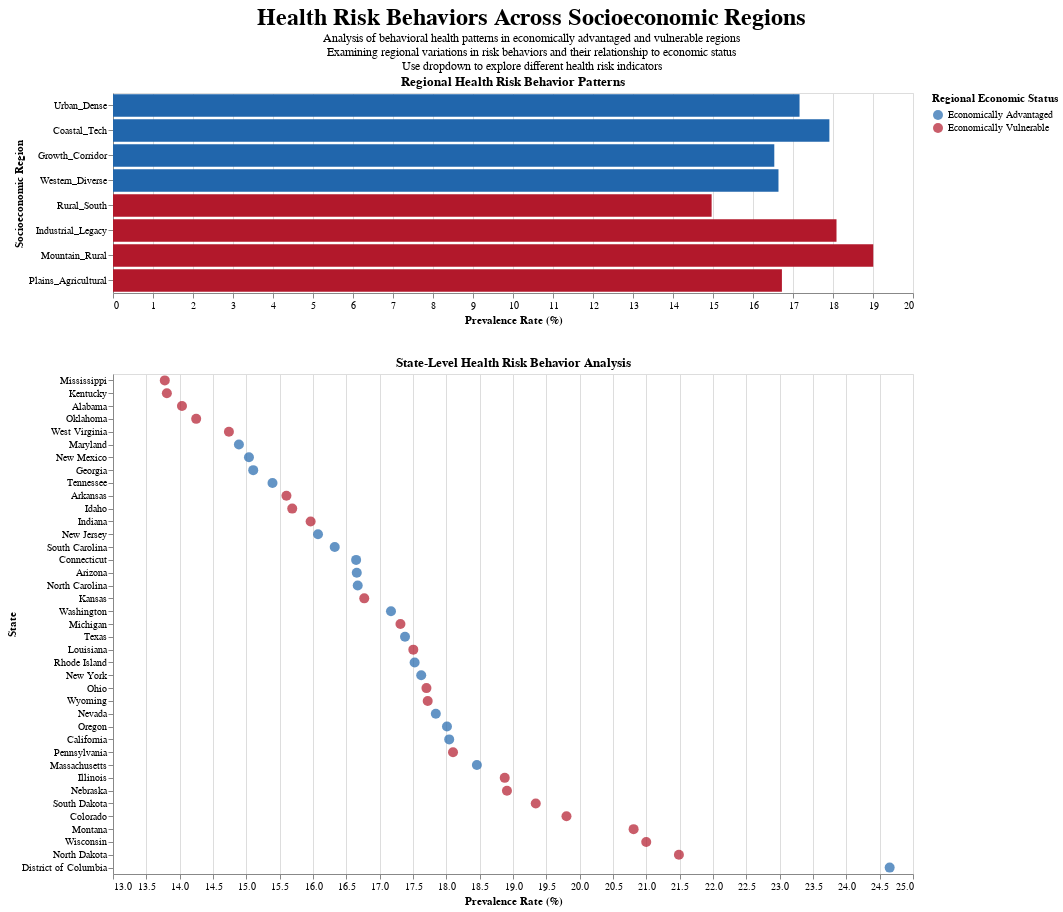

Notebook code cell kept with this figure:
### Markdown cell above
### Health Risk Behaviors analysis by social determinants of health
This grouping considers social determinants of health and analyzes health risk behaviors

### Code cell
import altair as alt
import pandas as pd
import numpy as np
from vega_datasets import data
from typing import Dict, List, Tuple

def create_health_behaviors_analysis(
    df: pd.DataFrame,
    health_risk_behaviors: Dict[str, str]
) -> alt.Chart:
    """
    Creates an interactive visualization of health risk behavior patterns
    across different socioeconomic regions, highlighting behavioral health
    disparities and their relationship to regional economic characteristics.
    """
    socioeconomic_regions = {
        'Urban_Dense': ['NY', 'NJ', 'MA', 'CT', 'RI', 'MD', 'DC'],     # High income, education
        'Industrial_Legacy': ['PA', 'OH', 'MI', 'IN', 'IL', 'WI'],      # Economic transition
        'Rural_South': ['AL', 'MS', 'AR', 'LA', 'KY', 'WV'],           # Higher poverty rates
        'Growth_Corridor': ['GA', 'NC', 'SC', 'TN', 'TX'],             # Economic expansion
        'Western_Diverse': ['CA', 'NV', 'AZ', 'NM'],                    # Population diversity
        'Mountain_Rural': ['MT', 'ID', 'WY', 'CO'],                     # Geographic isolation
        'Coastal_Tech': ['WA', 'OR', 'CA'],                            # High income tech
        'Plains_Agricultural': ['ND', 'SD', 'NE', 'KS', 'OK']          # Rural economics
    }
    
    # Define region types for color coding
    advantaged_regions = ['Urban_Dense', 'Coastal_Tech', 'Growth_Corridor', 'Western_Diverse']
    vulnerable_regions = ['Rural_South', 'Industrial_Legacy', 'Mountain_Rural', 'Plains_Agricultural']
    
    # Add socioeconomic region column and region type
    df['SocioRegion'] = df['StateAbbr'].map({
        state: region
        for region, states in socioeconomic_regions.items()
        for state in states
    })
    
    df['RegionType'] = df['SocioRegion'].apply(
        lambda x: 'Economically Advantaged' if x in advantaged_regions else 'Economically Vulnerable'
    )
    
    # Calculate regional statistics with confidence intervals
    regional_stats = []
    for measure in health_risk_behaviors.keys():
        measure_col = f'{measure}_CrudePrev'
        
        region_data = df.groupby(['SocioRegion', 'RegionType']).agg({
            measure_col: ['mean', 'std', 'count']
        }).reset_index()
        
        # Calculate 95% confidence intervals
        region_data['CI_lower'] = region_data[(measure_col, 'mean')] - 1.96 * (
            region_data[(measure_col, 'std')] / np.sqrt(region_data[(measure_col, 'count')])
        )
        region_data['CI_upper'] = region_data[(measure_col, 'mean')] + 1.96 * (
            region_data[(measure_col, 'std')] / np.sqrt(region_data[(measure_col, 'count')])
        )
        
        region_data.columns = ['SocioRegion', 'RegionType'] + [
            f'{measure}_{stat}' for stat in ['mean', 'std', 'count', 'CI_lower', 'CI_upper']
        ]
        regional_stats.append(region_data)
    
    regional_data = regional_stats[0]
    for data in regional_stats[1:]:
        regional_data = regional_data.merge(data, on=['SocioRegion', 'RegionType'])
    
    # Create state-level statistics
    state_stats = []
    for measure in health_risk_behaviors.keys():
        measure_col = f'{measure}_CrudePrev'
        
        state_data = df.groupby(['StateAbbr', 'StateDesc', 'SocioRegion', 'RegionType']).agg({
            measure_col: ['mean', 'std', 'count']
        }).reset_index()
        
        state_data.columns = ['StateAbbr', 'StateDesc', 'SocioRegion', 'RegionType'] + [
            f'{measure}_{stat}' for stat in ['mean', 'std', 'count']
        ]
        state_stats.append(state_data)
    
    state_data = state_stats[0]
    for data in state_stats[1:]:
        state_data = state_data.merge(data, on=['StateAbbr', 'StateDesc', 'SocioRegion', 'RegionType'])
    
    # Create measure selection
    measure_select = alt.binding_select(
        options=list(health_risk_behaviors.keys()),
        labels=[desc.split('among')[0].strip() for desc in health_risk_behaviors.values()],
        name="Health Risk Behavior: "
    )
    
    selection = alt.param(
        name='health_risk',
        value=list(health_risk_behaviors.keys())[0],
        bind=measure_select
    )
    
    # Define color schemes for different region types
    color_scale = alt.Scale(
        domain=['Economically Advantaged', 'Economically Vulnerable'],
        range=['#2166ac', '#b2182b']  # Blue for advantaged, Red for vulnerable
    )
    
    # Create regional comparison chart
    regional_chart = alt.Chart(regional_data).mark_bar().encode(
        x=alt.X('value:Q', 
                title='Prevalence Rate (%)',
                scale=alt.Scale(zero=False)),
        y=alt.Y('SocioRegion:N', 
                title='Socioeconomic Region',
                sort=['Urban_Dense', 'Coastal_Tech', 'Growth_Corridor', 'Western_Diverse',
                      'Rural_South', 'Industrial_Legacy', 'Mountain_Rural', 'Plains_Agricultural']),
        color=alt.Color('RegionType:N',
                       scale=color_scale,
                       legend=alt.Legend(title='Regional Economic Status')),
        tooltip=[
            alt.Tooltip('SocioRegion:N', title='Region'),
            alt.Tooltip('RegionType:N', title='Economic Status'),
            alt.Tooltip('value:Q', title='Rate (%)', format='.1f'),
            alt.Tooltip('CI_lower:Q', title='95% CI Lower', format='.1f'),
            alt.Tooltip('CI_upper:Q', title='95% CI Upper', format='.1f')
        ]
    ).transform_calculate(
        value=f'datum[{selection.name} + "_mean"]',
        CI_lower=f'datum[{selection.name} + "_CI_lower"]',
        CI_upper=f'datum[{selection.name} + "_CI_upper"]'
    ).properties(
        width=800,
        height=200,
        title='Regional Health Risk Behavior Patterns'
    )
    
    # Create state-level detail chart
    state_chart = alt.Chart(state_data).mark_circle(size=100).encode(
        x=alt.X('value:Q', 
                title='Prevalence Rate (%)',
                scale=alt.Scale(zero=False)),
        y=alt.Y('StateDesc:N', 
                title='State',
                sort=alt.EncodingSortField(field='value', op='mean', order='ascending')),
        color=alt.Color('RegionType:N',
                       scale=color_scale,
                       legend=alt.Legend(title='Regional Economic Status')),
        tooltip=[
            alt.Tooltip('StateDesc:N', title='State'),
            alt.Tooltip('SocioRegion:N', title='Region'),
            alt.Tooltip('RegionType:N', title='Economic Status'),
            alt.Tooltip('value:Q', title='Rate (%)', format='.1f'),
            alt.Tooltip('std:Q', title='Std Dev', format='.2f')
        ]
    ).transform_calculate(
        value=f'datum[{selection.name} + "_mean"]',
        std=f'datum[{selection.name} + "_std"]'
    ).properties(
        width=800,
        height=500,
        title='State-Level Health Risk Behavior Analysis'
    )
    
    # Combine visualizations
    final_viz = alt.vconcat(
        regional_chart,
        state_chart,
        spacing=30
    ).properties(
        title={
            'text': 'Health Risk Behaviors Across Socioeconomic Regions',
            'subtitle': [
                'Analysis of behavioral health patterns in economically advantaged and vulnerable regions',
                'Examining regional variations in risk behaviors and their relationship to economic status',
                'Use dropdown to explore different health risk indicators'
            ],
            'fontSize': 24,
            'anchor': 'middle'
        }
    ).add_params(
        selection
    )
    
    return final_viz

def main():
    # Enable Altair to work in Jupyter
    alt.renderers.enable('default')
    
    # Define health risk behavior measures
    health_risk_behaviors = {
        'BINGE': 'Binge drinking among adults aged ≥18 years',
        'CSMOKING': 'Current smoking among adults aged ≥18 years',
        'LPA': 'No leisure-time physical activity among adults aged ≥18 years',
        'OBESITY': 'Obesity among adults aged ≥18 years',
        'SLEEP': 'Sleeping less than 7 hours among adults aged ≥18 years'
    }
    
    # Load data
    file_path = get_file_path(2024)
    df = pd.read_csv(file_path)
    
    # Create visualization
    chart = create_health_behaviors_analysis(df, health_risk_behaviors)
    
    # Display in notebook
    display(chart)
    
    return chart

if __name__ == "__main__":
    chart = main()
    # Save chart to HTML file
    chart.save(PROJECT_ROOT / 'results' / 'regional_analysis' / 'health_risk_behaviors.html')

### Figure 1 — Vega-Lite specification as saved in the notebook (floating-point values rounded to 4 significant figures)
{"config": {"view": {"continuousWidth": 300, "continuousHeight": 300}}, "vconcat": [{"data": {"name": "data-a268651d77c4a9f76d316b5357ba0948"}, "mark": {"type": "bar"}, "encoding": {"color": {"field": "RegionType", "legend": {"title": "Regional Economic Status"}, "scale": {"domain": ["Economically Advantaged", "Economically Vulnerable"], "range": ["#2166ac", "#b2182b"]}, "type": "nominal"}, "tooltip": [{"field": "SocioRegion", "title": "Region", "type": "nominal"}, {"field": "RegionType", "title": "Economic Status", "type": "nominal"}, {"field": "value", "format": ".1f", "title": "Rate (%)", "type": "quantitative"}, {"field": "CI_lower", "format": ".1f", "title": "95% CI Lower", "type": "quantitative"}, {"field": "CI_upper", "format": ".1f", "title": "95% CI Upper", "type": "quantitative"}], "x": {"field": "value", "scale": {"zero": false}, "title": "Prevalence Rate (%)", "type": "quantitative"}, "y": {"field": "SocioRegion", "sort": ["Urban_Dense", "Coastal_Tech", "Growth_Corridor", "Western_Diverse", "Rural_South", "Industrial_Legacy", "Mountain_Rural", "Plains_Agricultural"], "title": "Socioeconomic Region", "type": "nominal"}}, "height": 200, "title": "Regional Health Risk Behavior Patterns", "transform": [{"calculate": "datum[health_risk + \"_mean\"]", "as": "value"}, {"calculate": "datum[health_risk + \"_CI_lower\"]", "as": "CI_lower"}, {"calculate": "datum[health_risk + \"_CI_upper\"]", "as": "CI_upper"}], "width": 800}, {"data": {"name": "data-d6eb2244c854b490c65a88e6262c60f6"}, "mark": {"type": "circle", "size": 100}, "encoding": {"color": {"field": "RegionType", "legend": {"title": "Regional Economic Status"}, "scale": {"domain": ["Economically Advantaged", "Economically Vulnerable"], "range": ["#2166ac", "#b2182b"]}, "type": "nominal"}, "tooltip": [{"field": "StateDesc", "title": "State", "type": "nominal"}, {"field": "SocioRegion", "title": "Region", "type": "nominal"}, {"field": "RegionType", "title": "Economic Status", "type": "nominal"}, {"field": "value", "format": ".1f", "title": "Rate (%)", "type": "quantitative"}, {"field": "std", "format": ".2f", "title": "Std Dev", "type": "quantitative"}], "x": {"field": "value", "scale": {"zero": false}, "title": "Prevalence Rate (%)", "type": "quantitative"}, "y": {"field": "StateDesc", "sort": {"field": "value", "op": "mean", "order": "ascending"}, "title": "State", "type": "nominal"}}, "height": 500, "title": "State-Level Health Risk Behavior Analysis", "transform": [{"calculate": "datum[health_risk + \"_mean\"]", "as": "value"}, {"calculate": "datum[health_risk + \"_std\"]", "as": "std"}], "width": 800}], "params": [{"name": "health_risk", "bind": {"input": "select", "options": ["BINGE", "CSMOKING", "LPA", "OBESITY", "SLEEP"], "labels": ["Binge drinking", "Current smoking", "No leisure-time physical activity", "Obesity", "Sleeping less than 7 hours"], "name": "Health Risk Behavior: "}, "value": "BINGE"}], "spacing": 30, "title": {"text": "Health Risk Behaviors Across Socioeconomic Regions", "subtitle": ["Analysis of behavioral health patterns in economically advantaged and vulnerable regions", "Examining regional variations in risk behaviors and their relationship to economic status", "Use dropdown to explore different health risk indicators"], "fontSize": 24, "anchor": "middle"}, "$schema": "https://vega.github.io/schema/vega-lite/v5.20.1.json", "datasets": {"data-a268651d77c4a9f76d316b5357ba0948": [{"SocioRegion": "Coastal_Tech", "RegionType": "Economically Advantaged", "BINGE_mean": 17.91, "BINGE_std": 2.73, "BINGE_count": 11833, "BINGE_CI_lower": 17.86, "BINGE_CI_upper": 17.96, "CSMOKING_mean": 12.13, "CSMOKING_std": 3.851, "CSMOKING_count": 11833, "CSMOKING_CI_lower": 12.06, "CSMOKING_CI_upper": 12.2, "LPA_mean": 22.29, "LPA_std": 7.234, "LPA_count": 11833, "LPA_CI_lower": 22.16, "LPA_CI_upper": 22.42, "OBESITY_mean": 29.34, "OBESITY_std": 6.558, "OBESITY_count": 11833, "OBESITY_CI_lower": 29.22, "OBESITY_CI_upper": 29.46, "SLEEP_mean": 34.55, "SLEEP_std": 4.301, "SLEEP_count": 11833, "SLEEP_CI_lower": 34.47, "SLEEP_CI_upper": 34.63}, {"SocioRegion": "Growth_Corridor", "RegionType": "Economically Advantaged", "BINGE_mean": 16.53, "BINGE_std": 2.911, "BINGE_count": 15269, "BINGE_CI_lower": 16.49, "BINGE_CI_upper": 16.58, "CSMOKING_mean": 15.84, "CSMOKING_std": 5.179, "CSMOKING_count": 15269, "CSMOKING_CI_lower": 15.76, "CSMOKING_CI_upper": 15.93, "LPA_mean": 27.36, "LPA_std": 8.303, "LPA_count": 15269, "LPA_CI_lower": 27.23, "LPA_CI_upper": 27.49, "OBESITY_mean": 36.75, "OBESITY_std": 6.465, "OBESITY_count": 15269, "OBESITY_CI_lower": 36.65, "OBESITY_CI_upper": 36.85, "SLEEP_mean": 37.75, "SLEEP_std": 5.08, "SLEEP_count": 15269, "SLEEP_CI_lower": 37.67, "SLEEP_CI_upper": 37.83}, {"SocioRegion": "Industrial_Legacy", "RegionType": "Economically Vulnerable", "BINGE_mean": 18.09, "BINGE_std": 2.983, "BINGE_count": 15934, "BINGE_CI_lower": 18.04, "BINGE_CI_upper": 18.13, "CSMOKING_mean": 16.98, "CSMOKING_std": 5.483, "CSMOKING_count": 15934, "CSMOKING_CI_lower": 16.89, "CSMOKING_CI_upper": 17.06, "LPA_mean": 25.51, "LPA_std": 7.17, "LPA_count": 15934, "LPA_CI_lower": 25.4, "LPA_CI_upper": 25.62, "OBESITY_mean": 37.07, "OBESITY_std": 6.263, "OBESITY_count": 15934, "OBESITY_CI_lower": 36.98, "OBESITY_CI_upper": 37.17, "SLEEP_mean": 37.17, "SLEEP_std": 5.582, "SLEEP_count": 15934, "SLEEP_CI_lower": 37.08, "SLEEP_CI_upper": 37.26}, {"SocioRegion": "Mountain_Rural", "RegionType": "Economically Vulnerable", "BINGE_mean": 19.01, "BINGE_std": 3.742, "BINGE_count": 2368, "BINGE_CI_lower": 18.86, "BINGE_CI_upper": 19.16, "CSMOKING_mean": 13.31, "CSMOKING_std": 3.881, "CSMOKING_count": 2368, "CSMOKING_CI_lower": 13.15, "CSMOKING_CI_upper": 13.47, "LPA_mean": 19.85, "LPA_std": 5.865, "LPA_count": 2368, "LPA_CI_lower": 19.61, "LPA_CI_upper": 20.09, "OBESITY_mean": 28.95, "OBESITY_std": 5.724, "OBESITY_count": 2368, "OBESITY_CI_lower": 28.72, "OBESITY_CI_upper": 29.18, "SLEEP_mean": 31.48, "SLEEP_std": 3.924, "SLEEP_count": 2368, "SLEEP_CI_lower": 31.32, "SLEEP_CI_upper": 31.64}, {"SocioRegion": "Plains_Agricultural", "RegionType": "Economically Vulnerable", "BINGE_mean": 16.72, "BINGE_std": 3.198, "BINGE_count": 3037, "BINGE_CI_lower": 16.61, "BINGE_CI_upper": 16.84, "CSMOKING_mean": 16.49, "CSMOKING_std": 4.824, "CSMOKING_count": 3037, "CSMOKING_CI_lower": 16.32, "CSMOKING_CI_upper": 16.66, "LPA_mean": 27.61, "LPA_std": 7.128, "LPA_count": 3037, "LPA_CI_lower": 27.35, "LPA_CI_upper": 27.86, "OBESITY_mean": 38.53, "OBESITY_std": 4.99, "OBESITY_count": 3037, "OBESITY_CI_lower": 38.36, "OBESITY_CI_upper": 38.71, "SLEEP_mean": 34.76, "SLEEP_std": 4.489, "SLEEP_count": 3037, "SLEEP_CI_lower": 34.6, "SLEEP_CI_upper": 34.92}, {"SocioRegion": "Rural_South", "RegionType": "Economically Vulnerable", "BINGE_mean": 14.97, "BINGE_std": 2.93, "BINGE_count": 6333, "BINGE_CI_lower": 14.89, "BINGE_CI_upper": 15.04, "CSMOKING_mean": 19.25, "CSMOKING_std": 5.355, "CSMOKING_count": 6333, "CSMOKING_CI_lower": 19.12, "CSMOKING_CI_upper": 19.38, "LPA_mean": 30.95, "LPA_std": 7.556, "LPA_count": 6333, "LPA_CI_lower": 30.76, "LPA_CI_upper": 31.13, "OBESITY_mean": 40.33, "OBESITY_std": 5.857, "OBESITY_count": 6333, "OBESITY_CI_lower": 40.19, "OBESITY_CI_upper": 40.48, "SLEEP_mean": 40.09, "SLEEP_std": 4.835, "SLEEP_count": 6333, "SLEEP_CI_lower": 39.97, "SLEEP_CI_upper": 40.21}, {"SocioRegion": "Urban_Dense", "RegionType": "Economically Advantaged", "BINGE_mean": 17.16, "BINGE_std": 3.349, "BINGE_count": 11841, "BINGE_CI_lower": 17.1, "BINGE_CI_upper": 17.22, "CSMOKING_mean": 12.77, "CSMOKING_std": 4.593, "CSMOKING_count": 11841, "CSMOKING_CI_lower": 12.68, "CSMOKING_CI_upper": 12.85, "LPA_mean": 24.56, "LPA_std": 7.797, "LPA_count": 11841, "LPA_CI_lower": 24.42, "LPA_CI_upper": 24.7, "OBESITY_mean": 30.65, "OBESITY_std": 6.697, "OBESITY_count": 11841, "OBESITY_CI_lower": 30.53, "OBESITY_CI_upper": 30.77, "SLEEP_mean": 37.49, "SLEEP_std": 5.302, "SLEEP_count": 11841, "SLEEP_CI_lower": 37.39, "SLEEP_CI_upper": 37.58}, {"SocioRegion": "Western_Diverse", "RegionType": "Economically Advantaged", "BINGE_mean": 16.64, "BINGE_std": 3.024, "BINGE_count": 3114, "BINGE_CI_lower": 16.53, "BINGE_CI_upper": 16.74, "CSMOKING_mean": 15.56, "CSMOKING_std": 5.529, "CSMOKING_count": 3114, "CSMOKING_CI_lower": 15.36, "CSMOKING_CI_upper": 15.75, "LPA_mean": 25.9, "LPA_std": 7.25, "LPA_count": 3114, "LPA_CI_lower": 25.64, "LPA_CI_upper": 26.15, "OBESITY_mean": 33.2, "OBESITY_std": 5.233, "OBESITY_count": 3114, "OBESITY_CI_lower": 33.02, "OBESITY_CI_upper": 33.38, "SLEEP_mean": 36.38, "SLEEP_std": 4.961, "SLEEP_count": 3114, "SLEEP_CI_lower": 36.2, "SLEEP_CI_upper": 36.55}], "data-d6eb2244c854b490c65a88e6262c60f6": [{"StateAbbr": "AL", "StateDesc": "Alabama", "SocioRegion": "Rural_South", "RegionType": "Economically Vulnerable", "BINGE_mean": 14.03, "BINGE_std": 2.452, "BINGE_count": 1430, "CSMOKING_mean": 17.6, "CSMOKING_std": 5.02, "CSMOKING_count": 1430, "LPA_mean": 30.34, "LPA_std": 7.649, "LPA_count": 1430, "OBESITY_mean": 40.52, "OBESITY_std": 6.403, "OBESITY_count": 1430, "SLEEP_mean": 40.28, "SLEEP_std": 5.327, "SLEEP_count": 1430}, {"StateAbbr": "AR", "StateDesc": "Arkansas", "SocioRegion": "Rural_South", "RegionType": "Economically Vulnerable", "BINGE_mean": 15.6, "BINGE_std": 2.548, "BINGE_count": 821, "CSMOKING_mean": 20.11, "CSMOKING_std": 4.779, "CSMOKING_count": 821, "LPA_mean": 33.03, "LPA_std": 7.048, "LPA_count": 821, "OBESITY_mean": 38.98, "OBESITY_std": 5.083, "OBESITY_count": 821, "SLEEP_mean": 39.24, "SLEEP_std": 4.493, "SLEEP_count": 821}, {"StateAbbr": "AZ", "StateDesc": "Arizona", "SocioRegion": "Western_Diverse", "RegionType": "Economically Advantaged", "BINGE_mean": 16.66, "BINGE_std": 3.133, "BINGE_count": 1740, "CSMOKING_mean": 14.32, "CSMOKING_std": 5.149, "CSMOKING_count": 1740, "LPA_mean": 25.46, "LPA_std": 7.281, "LPA_count": 1740, "OBESITY_mean": 33.63, "OBESITY_std": 5.136, "OBESITY_count": 1740, "SLEEP_mean": 35.78, "SLEEP_std": 4.504, "SLEEP_count": 1740}, {"StateAbbr": "CA", "StateDesc": "California", "SocioRegion": "Coastal_Tech", "RegionType": "Economically Advantaged", "BINGE_mean": 18.04, "BINGE_std": 2.816, "BINGE_count": 9070, "CSMOKING_mean": 12.06, "CSMOKING_std": 3.855, "CSMOKING_count": 9070, "LPA_mean": 23.35, "LPA_std": 7.416, "LPA_count": 9070, "OBESITY_mean": 28.57, "OBESITY_std": 6.598, "OBESITY_count": 9070, "SLEEP_mean": 35.4, "SLEEP_std": 4.094, "SLEEP_count": 9070}, {"StateAbbr": "CO", "StateDesc": "Colorado", "SocioRegion": "Mountain_Rural", "RegionType": "Economically Vulnerable", "BINGE_mean": 19.8, "BINGE_std": 3.775, "BINGE_count": 1437, "CSMOKING_mean": 12.44, "CSMOKING_std": 3.653, "CSMOKING_count": 1437, "LPA_mean": 17.88, "LPA_std": 5.641, "LPA_count": 1437, "OBESITY_mean": 26.34, "OBESITY_std": 4.839, "OBESITY_count": 1437, "SLEEP_mean": 30.93, "SLEEP_std": 4.183, "SLEEP_count": 1437}, {"StateAbbr": "CT", "StateDesc": "Connecticut", "SocioRegion": "Urban_Dense", "RegionType": "Economically Advantaged", "BINGE_mean": 16.65, "BINGE_std": 1.976, "BINGE_count": 876, "CSMOKING_mean": 12.3, "CSMOKING_std": 4.221, "CSMOKING_count": 876, "LPA_mean": 25.11, "LPA_std": 7.857, "LPA_count": 876, "OBESITY_mean": 30.76, "OBESITY_std": 5.719, "OBESITY_count": 876, "SLEEP_mean": 36.11, "SLEEP_std": 5.132, "SLEEP_count": 876}, {"StateAbbr": "DC", "StateDesc": "District of Columbia", "SocioRegion": "Urban_Dense", "RegionType": "Economically Advantaged", "BINGE_mean": 24.65, "BINGE_std": 5.191, "BINGE_count": 206, "CSMOKING_mean": 11.92, "CSMOKING_std": 6.218, "CSMOKING_count": 206, "LPA_mean": 15.59, "LPA_std": 7.196, "LPA_count": 206, "OBESITY_mean": 25.29, "OBESITY_std": 6.948, "OBESITY_count": 206, "SLEEP_mean": 33.63, "SLEEP_std": 6.832, "SLEEP_count": 206}, {"StateAbbr": "GA", "StateDesc": "Georgia", "SocioRegion": "Growth_Corridor", "RegionType": "Economically Advantaged", "BINGE_mean": 15.1, "BINGE_std": 2.682, "BINGE_count": 2784, "CSMOKING_mean": 15.44, "CSMOKING_std": 5.191, "CSMOKING_count": 2784, "LPA_mean": 26.39, "LPA_std": 7.915, "LPA_count": 2784, "OBESITY_mean": 37.2, "OBESITY_std": 7.016, "OBESITY_count": 2784, "SLEEP_mean": 38.78, "SLEEP_std": 5.459, "SLEEP_count": 2784}, {"StateAbbr": "ID", "StateDesc": "Idaho", "SocioRegion": "Mountain_Rural", "RegionType": "Economically Vulnerable", "BINGE_mean": 15.69, "BINGE_std": 1.86, "BINGE_count": 455, "CSMOKING_mean": 13.33, "CSMOKING_std": 2.869, "CSMOKING_count": 455, "LPA_mean": 22.92, "LPA_std": 4.952, "LPA_count": 455, "OBESITY_mean": 33.04, "OBESITY_std": 4.461, "OBESITY_count": 455, "SLEEP_mean": 32.67, "SLEEP_std": 3.051, "SLEEP_count": 455}, {"StateAbbr": "IL", "StateDesc": "Illinois", "SocioRegion": "Industrial_Legacy", "RegionType": "Economically Vulnerable", "BINGE_mean": 18.88, "BINGE_std": 3.196, "BINGE_count": 3258, "CSMOKING_mean": 14.76, "CSMOKING_std": 4.957, "CSMOKING_count": 3258, "LPA_mean": 23.81, "LPA_std": 7.087, "LPA_count": 3258, "OBESITY_mean": 35.61, "OBESITY_std": 6.379, "OBESITY_count": 3258, "SLEEP_mean": 36.64, "SLEEP_std": 5.206, "SLEEP_count": 3258}, {"StateAbbr": "IN", "StateDesc": "Indiana", "SocioRegion": "Industrial_Legacy", "RegionType": "Economically Vulnerable", "BINGE_mean": 15.96, "BINGE_std": 2.166, "BINGE_count": 1685, "CSMOKING_mean": 18.73, "CSMOKING_std": 5.049, "CSMOKING_count": 1685, "LPA_mean": 29.28, "LPA_std": 6.943, "LPA_count": 1685, "OBESITY_mean": 39.14, "OBESITY_std": 5.102, "OBESITY_count": 1685, "SLEEP_mean": 37.98, "SLEEP_std": 4.799, "SLEEP_count": 1685}, {"StateAbbr": "KS", "StateDesc": "Kansas", "SocioRegion": "Plains_Agricultural", "RegionType": "Economically Vulnerable", "BINGE_mean": 16.77, "BINGE_std": 1.901, "BINGE_count": 817, "CSMOKING_mean": 16.12, "CSMOKING_std": 4.662, "CSMOKING_count": 817, "LPA_mean": 25.58, "LPA_std": 6.836, "LPA_count": 817, "OBESITY_mean": 37.4, "OBESITY_std": 5.13, "OBESITY_count": 817, "SLEEP_mean": 35.03, "SLEEP_std": 3.908, "SLEEP_count": 817}, {"StateAbbr": "KY", "StateDesc": "Kentucky", "SocioRegion": "Rural_South", "RegionType": "Economically Vulnerable", "BINGE_mean": 13.81, "BINGE_std": 1.942, "BINGE_count": 1299, "CSMOKING_mean": 19.67, "CSMOKING_std": 5.529, "CSMOKING_count": 1299, "LPA_mean": 28.26, "LPA_std": 6.657, "LPA_count": 1299, "OBESITY_mean": 39.21, "OBESITY_std": 4.696, "OBESITY_count": 1299, "SLEEP_mean": 40.41, "SLEEP_std": 3.932, "SLEEP_count": 1299}, {"StateAbbr": "LA", "StateDesc": "Louisiana", "SocioRegion": "Rural_South", "RegionType": "Economically Vulnerable", "BINGE_mean": 17.5, "BINGE_std": 3.353, "BINGE_count": 1367, "CSMOKING_mean": 19.51, "CSMOKING_std": 5.781, "CSMOKING_count": 1367, "LPA_mean": 30.96, "LPA_std": 8.167, "LPA_count": 1367, "OBESITY_mean": 40.86, "OBESITY_std": 6.713, "OBESITY_count": 1367, "SLEEP_mean": 40.33, "SLEEP_std": 5.365, "SLEEP_count": 1367}, {"StateAbbr": "MA", "StateDesc": "Massachusetts", "SocioRegion": "Urban_Dense", "RegionType": "Economically Advantaged", "BINGE_mean": 18.46, "BINGE_std": 2.535, "BINGE_count": 1597, "CSMOKING_mean": 11.72, "CSMOKING_std": 4.336, "CSMOKING_count": 1597, "LPA_mean": 21.36, "LPA_std": 7.233, "LPA_count": 1597, "OBESITY_mean": 28.39, "OBESITY_std": 5.793, "OBESITY_count": 1597, "SLEEP_mean": 33.85, "SLEEP_std": 4.18, "SLEEP_count": 1597}, {"StateAbbr": "MD", "StateDesc": "Maryland", "SocioRegion": "Urban_Dense", "RegionType": "Economically Advantaged", "BINGE_mean": 14.89, "BINGE_std": 3.057, "BINGE_count": 1458, "CSMOKING_mean": 12.57, "CSMOKING_std": 4.673, "CSMOKING_count": 1458, "LPA_mean": 23.21, "LPA_std": 6.728, "LPA_count": 1458, "OBESITY_mean": 33.92, "OBESITY_std": 6.803, "OBESITY_count": 1458, "SLEEP_mean": 38.25, "SLEEP_std": 5.647, "SLEEP_count": 1458}, {"StateAbbr": "MI", "StateDesc": "Michigan", "SocioRegion": "Industrial_Legacy", "RegionType": "Economically Vulnerable", "BINGE_mean": 17.31, "BINGE_std": 2.586, "BINGE_count": 2904, "CSMOKING_mean": 17.1, "CSMOKING_std": 5.541, "CSMOKING_count": 2904, "LPA_mean": 25.13, "LPA_std": 6.939, "LPA_count": 2904, "OBESITY_mean": 36.61, "OBESITY_std": 6.384, "OBESITY_count": 2904, "SLEEP_mean": 35.95, "SLEEP_std": 6.675, "SLEEP_count": 2904}, {"StateAbbr": "MS", "StateDesc": "Mississippi", "SocioRegion": "Rural_South", "RegionType": "Economically Vulnerable", "BINGE_mean": 13.78, "BINGE_std": 2.426, "BINGE_count": 870, "CSMOKING_mean": 18.76, "CSMOKING_std": 4.961, "CSMOKING_count": 870, "LPA_mean": 33.0, "LPA_std": 7.647, "LPA_count": 870, "OBESITY_mean": 41.74, "OBESITY_std": 6.283, "OBESITY_count": 870, "SLEEP_mean": 38.82, "SLEEP_std": 5.045, "SLEEP_count": 870}, {"StateAbbr": "MT", "StateDesc": "Montana", "SocioRegion": "Mountain_Rural", "RegionType": "Economically Vulnerable", "BINGE_mean": 20.81, "BINGE_std": 3.087, "BINGE_count": 317, "CSMOKING_mean": 15.9, "CSMOKING_std": 4.586, "CSMOKING_count": 317, "LPA_mean": 22.51, "LPA_std": 4.917, "LPA_count": 317, "OBESITY_mean": 32.26, "OBESITY_std": 4.716, "OBESITY_count": 317, "SLEEP_mean": 31.81, "SLEEP_std": 3.696, "SLEEP_count": 317}, {"StateAbbr": "NC", "StateDesc": "North Carolina", "SocioRegion": "Growth_Corridor", "RegionType": "Economically Advantaged", "BINGE_mean": 16.67, "BINGE_std": 2.86, "BINGE_count": 2647, "CSMOKING_mean": 15.24, "CSMOKING_std": 4.782, "CSMOKING_count": 2647, "LPA_mean": 24.03, "LPA_std": 6.867, "LPA_count": 2647, "OBESITY_mean": 34.28, "OBESITY_std": 5.849, "OBESITY_count": 2647, "SLEEP_mean": 34.81, "SLEEP_std": 4.89, "SLEEP_count": 2647}, {"StateAbbr": "ND", "StateDesc": "North Dakota", "SocioRegion": "Plains_Agricultural", "RegionType": "Economically Vulnerable", "BINGE_mean": 21.49, "BINGE_std": 2.654, "BINGE_count": 228, "CSMOKING_mean": 15.85, "CSMOKING_std": 3.898, "CSMOKING_count": 228, "LPA_mean": 25.04, "LPA_std": 4.558, "LPA_count": 228, "OBESITY_mean": 37.01, "OBESITY_std": 3.306, "OBESITY_count": 228, "SLEEP_mean": 33.1, "SLEEP_std": 3.56, "SLEEP_count": 228}, {"StateAbbr": "NE", "StateDesc": "Nebraska", "SocioRegion": "Plains_Agricultural", "RegionType": "Economically Vulnerable", "BINGE_mean": 18.91, "BINGE_std": 2.19, "BINGE_count": 552, "CSMOKING_mean": 14.46, "CSMOKING_std": 3.796, "CSMOKING_count": 552, "LPA_mean": 25.65, "LPA_std": 6.065, "LPA_count": 552, "OBESITY_mean": 37.51, "OBESITY_std": 4.568, "OBESITY_count": 552, "SLEEP_mean": 31.44, "SLEEP_std": 3.515, "SLEEP_count": 552}, {"StateAbbr": "NJ", "StateDesc": "New Jersey", "SocioRegion": "Urban_Dense", "RegionType": "Economically Advantaged", "BINGE_mean": 16.08, "BINGE_std": 2.807, "BINGE_count": 2169, "CSMOKING_mean": 12.09, "CSMOKING_std": 4.222, "CSMOKING_count": 2169, "LPA_mean": 24.0, "LPA_std": 7.623, "LPA_count": 2169, "OBESITY_mean": 30.26, "OBESITY_std": 5.892, "OBESITY_count": 2169, "SLEEP_mean": 37.78, "SLEEP_std": 5.152, "SLEEP_count": 2169}, {"StateAbbr": "NM", "StateDesc": "New Mexico", "SocioRegion": "Western_Diverse", "RegionType": "Economically Advantaged", "BINGE_mean": 15.04, "BINGE_std": 2.425, "BINGE_count": 603, "CSMOKING_mean": 17.29, "CSMOKING_std": 6.709, "CSMOKING_count": 603, "LPA_mean": 25.44, "LPA_std": 7.177, "LPA_count": 603, "OBESITY_mean": 32.46, "OBESITY_std": 6.215, "OBESITY_count": 603, "SLEEP_mean": 33.46, "SLEEP_std": 4.495, "SLEEP_count": 603}, {"StateAbbr": "NV", "StateDesc": "Nevada", "SocioRegion": "Western_Diverse", "RegionType": "Economically Advantaged", "BINGE_mean": 17.84, "BINGE_std": 2.596, "BINGE_count": 771, "CSMOKING_mean": 17.0, "CSMOKING_std": 4.538, "CSMOKING_count": 771, "LPA_mean": 27.23, "LPA_std": 7.078, "LPA_count": 771, "OBESITY_mean": 32.8, "OBESITY_std": 4.464, "OBESITY_count": 771, "SLEEP_mean": 40.01, "SLEEP_std": 4.15, "SLEEP_count": 771}, {"StateAbbr": "NY", "StateDesc": "New York", "SocioRegion": "Urban_Dense", "RegionType": "Economically Advantaged", "BINGE_mean": 17.62, "BINGE_std": 3.266, "BINGE_count": 5289, "CSMOKING_mean": 13.47, "CSMOKING_std": 4.693, "CSMOKING_count": 5289, "LPA_mean": 26.37, "LPA_std": 7.707, "LPA_count": 5289, "OBESITY_mean": 30.77, "OBESITY_std": 7.02, "OBESITY_count": 5289, "SLEEP_mean": 38.7, "SLEEP_std": 4.917, "SLEEP_count": 5289}, {"StateAbbr": "OH", "StateDesc": "Ohio", "SocioRegion": "Industrial_Legacy", "RegionType": "Economically Vulnerable", "BINGE_mean": 17.7, "BINGE_std": 2.793, "BINGE_count": 3154, "CSMOKING_mean": 19.29, "CSMOKING_std": 6.049, "CSMOKING_count": 3154, "LPA_mean": 27.78, "LPA_std": 7.485, "LPA_count": 3154, "OBESITY_mean": 40.28, "OBESITY_std": 6.089, "OBESITY_count": 3154, "SLEEP_mean": 39.02, "SLEEP_std": 5.268, "SLEEP_count": 3154}, {"StateAbbr": "OK", "StateDesc": "Oklahoma", "SocioRegion": "Plains_Agricultural", "RegionType": "Economically Vulnerable", "BINGE_mean": 14.25, "BINGE_std": 2.196, "BINGE_count": 1198, "CSMOKING_mean": 17.73, "CSMOKING_std": 4.952, "CSMOKING_count": 1198, "LPA_mean": 30.96, "LPA_std": 7.248, "LPA_count": 1198, "OBESITY_mean": 40.6, "OBESITY_std": 4.852, "OBESITY_count": 1198, "SLEEP_mean": 37.28, "SLEEP_std": 3.826, "SLEEP_count": 1198}, {"StateAbbr": "OR", "StateDesc": "Oregon", "SocioRegion": "Coastal_Tech", "RegionType": "Economically Advantaged", "BINGE_mean": 18.01, "BINGE_std": 2.424, "BINGE_count": 993, "CSMOKING_mean": 14.01, "CSMOKING_std": 3.74, "CSMOKING_count": 993, "LPA_mean": 19.81, "LPA_std": 4.783, "LPA_count": 993, "OBESITY_mean": 31.96, "OBESITY_std": 4.207, "OBESITY_count": 993, "SLEEP_mean": 30.97, "SLEEP_std": 3.322, "SLEEP_count": 993}, {"StateAbbr": "PA", "StateDesc": "Pennsylvania", "SocioRegion": "Industrial_Legacy", "RegionType": "Economically Vulnerable", "BINGE_mean": 18.1, "BINGE_std": 2.504, "BINGE_count": 3408, "CSMOKING_mean": 16.34, "CSMOKING_std": 4.824, "CSMOKING_count": 3408, "LPA_mean": 24.59, "LPA_std": 6.49, "LPA_count": 3408, "OBESITY_mean": 34.31, "OBESITY_std": 5.246, "OBESITY_count": 3408, "SLEEP_mean": 38.29, "SLEEP_std": 4.746, "SLEEP_count": 3408}, {"StateAbbr": "RI", "StateDesc": "Rhode Island", "SocioRegion": "Urban_Dense", "RegionType": "Economically Advantaged", "BINGE_mean": 17.52, "BINGE_std": 1.736, "BINGE_count": 246, "CSMOKING_mean": 13.77, "CSMOKING_std": 3.696, "CSMOKING_count": 246, "LPA_mean": 24.74, "LPA_std": 6.902, "LPA_count": 246, "OBESITY_mean": 31.1, "OBESITY_std": 4.717, "OBESITY_count": 246, "SLEEP_mean": 35.87, "SLEEP_std": 4.607, "SLEEP_count": 246}, {"StateAbbr": "SC", "StateDesc": "South Carolina", "SocioRegion": "Growth_Corridor", "RegionType": "Economically Advantaged", "BINGE_mean": 16.33, "BINGE_std": 3.187, "BINGE_count": 1312, "CSMOKING_mean": 16.7, "CSMOKING_std": 5.077, "CSMOKING_count": 1312, "LPA_mean": 27.45, "LPA_std": 7.402, "LPA_count": 1312, "OBESITY_mean": 36.74, "OBESITY_std": 6.562, "OBESITY_count": 1312, "SLEEP_mean": 36.78, "SLEEP_std": 5.21, "SLEEP_count": 1312}, {"StateAbbr": "SD", "StateDesc": "South Dakota", "SocioRegion": "Plains_Agricultural", "RegionType": "Economically Vulnerable", "BINGE_mean": 19.34, "BINGE_std": 2.289, "BINGE_count": 242, "CSMOKING_mean": 16.82, "CSMOKING_std": 5.696, "CSMOKING_count": 242, "LPA_mean": 24.74, "LPA_std": 4.929, "LPA_count": 242, "OBESITY_mean": 35.91, "OBESITY_std": 3.539, "OBESITY_count": 242, "SLEEP_mean": 30.45, "SLEEP_std": 3.298, "SLEEP_count": 242}, {"StateAbbr": "TN", "StateDesc": "Tennessee", "SocioRegion": "Growth_Corridor", "RegionType": "Economically Advantaged", "BINGE_mean": 15.39, "BINGE_std": 2.571, "BINGE_count": 1682, "CSMOKING_mean": 19.97, "CSMOKING_std": 5.533, "CSMOKING_count": 1682, "LPA_mean": 29.51, "LPA_std": 7.352, "LPA_count": 1682, "OBESITY_mean": 38.46, "OBESITY_std": 6.165, "OBESITY_count": 1682, "SLEEP_mean": 38.78, "SLEEP_std": 4.816, "SLEEP_count": 1682}, {"StateAbbr": "TX", "StateDesc": "Texas", "SocioRegion": "Growth_Corridor", "RegionType": "Economically Advantaged", "BINGE_mean": 17.38, "BINGE_std": 2.714, "BINGE_count": 6844, "CSMOKING_mean": 15.06, "CSMOKING_std": 4.737, "CSMOKING_count": 6844, "LPA_mean": 28.49, "LPA_std": 8.901, "LPA_count": 6844, "OBESITY_mean": 37.1, "OBESITY_std": 6.255, "OBESITY_count": 6844, "SLEEP_mean": 38.4, "SLEEP_std": 4.545, "SLEEP_count": 6844}, {"StateAbbr": "WA", "StateDesc": "Washington", "SocioRegion": "Coastal_Tech", "RegionType": "Economically Advantaged", "BINGE_mean": 17.17, "BINGE_std": 2.294, "BINGE_count": 1770, "CSMOKING_mean": 11.42, "CSMOKING_std": 3.558, "CSMOKING_count": 1770, "LPA_mean": 18.2, "LPA_std": 5.408, "LPA_count": 1770, "OBESITY_mean": 31.78, "OBESITY_std": 6.461, "OBESITY_count": 1770, "SLEEP_mean": 32.19, "SLEEP_std": 3.884, "SLEEP_count": 1770}, {"StateAbbr": "WI", "StateDesc": "Wisconsin", "SocioRegion": "Industrial_Legacy", "RegionType": "Economically Vulnerable", "BINGE_mean": 21.0, "BINGE_std": 2.622, "BINGE_count": 1525, "CSMOKING_mean": 16.22, "CSMOKING_std": 4.587, "CSMOKING_count": 1525, "LPA_mean": 23.02, "LPA_std": 5.849, "LPA_count": 1525, "OBESITY_mean": 38.36, "OBESITY_std": 5.379, "OBESITY_count": 1525, "SLEEP_mean": 33.43, "SLEEP_std": 4.659, "SLEEP_count": 1525}, {"StateAbbr": "WV", "StateDesc": "West Virginia", "SocioRegion": "Rural_South", "RegionType": "Economically Vulnerable", "BINGE_mean": 14.74, "BINGE_std": 1.763, "BINGE_count": 546, "CSMOKING_mean": 21.43, "CSMOKING_std": 4.792, "CSMOKING_count": 546, "LPA_mean": 32.53, "LPA_std": 5.944, "LPA_count": 546, "OBESITY_mean": 41.01, "OBESITY_std": 3.677, "OBESITY_count": 546, "SLEEP_mean": 41.52, "SLEEP_std": 3.325, "SLEEP_count": 546}, {"StateAbbr": "WY", "StateDesc": "Wyoming", "SocioRegion": "Mountain_Rural", "RegionType": "Economically Vulnerable", "BINGE_mean": 17.72, "BINGE_std": 2.369, "BINGE_count": 159, "CSMOKING_mean": 15.97, "CSMOKING_std": 3.337, "CSMOKING_count": 159, "LPA_mean": 23.59, "LPA_std": 4.038, "LPA_count": 159, "OBESITY_mean": 34.3, "OBESITY_std": 3.905, "OBESITY_count": 159, "SLEEP_mean": 32.45, "SLEEP_std": 3.08, "SLEEP_count": 159}]}}
